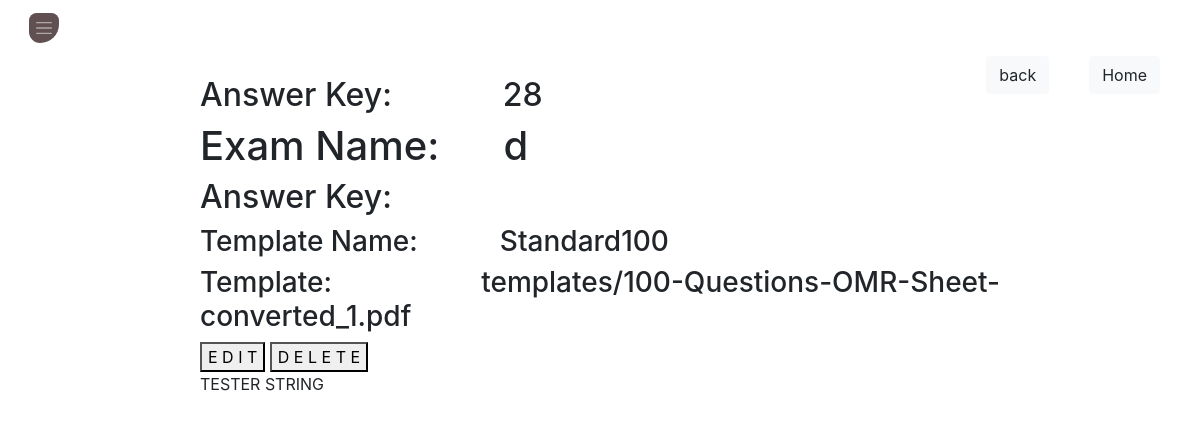
Page /functions/exam-detail/d (signed in) on the earlier database version.
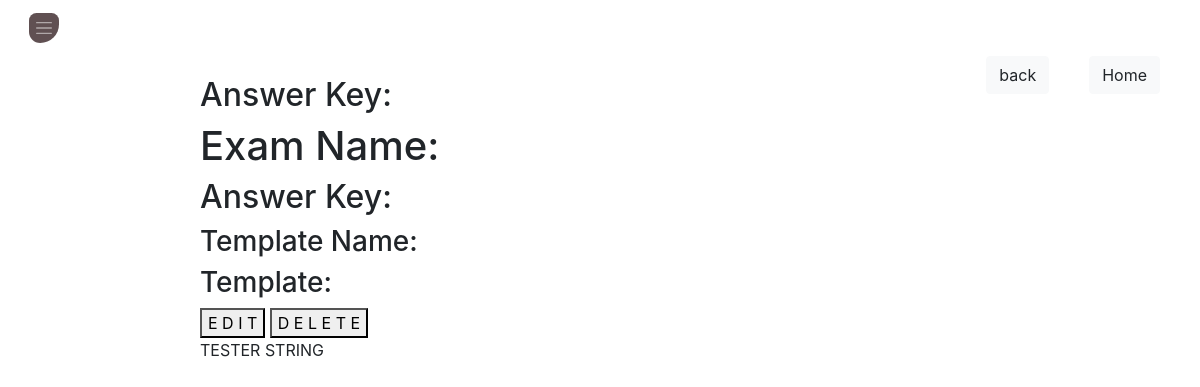
Same page on the later database version.
### functions/models.py (models this page shows, shortened)
class Exam(models.Model):
        user = models.ForeignKey(User,on_delete=models.CASCADE)
        exam_name = models.CharField(max_length = 200)
        ansKey = models.FileField(null=True,blank=True,upload_to='exams/answer_key/' )
        ansKeyImg = models.FileField(default="default.jpg", null=True,blank=True,upload_to='exams/answer_key_img/' )
        template = models.ForeignKey(omr_templates,on_delete=models.PROTECT)
        date = models.DateTimeField(default = timezone.now)

class omr_templates(models.Model):
        pdf_name = models.CharField(max_length = 120)
        pdf = models.FileField(null=False,blank=False,upload_to='templates/' )
        user = models.ForeignKey(User,on_delete=models.CASCADE)

### functions/views.py (the view)
# urls.py: path('exam-detail/<str:name>',login_required(exam_detail_view.as_view()),name='exam-detail'),
class exam_detail_view(DetailView):
    template_name = "exam_detail.html/"
    context_object_name = 'object'
    def get_object(self):
        obj = Exam.objects.filter(exam_name=self.kwargs['name'])
        return obj
    def get_context_data(self, **kwargs):
        context = super().get_context_data(**kwargs)
        oprating_object = self.get_object()
        context['Tester'] = "TESTER STRING"
        return context

### functions/templates/exam_detail.html (shortened to what this page needs)
{% extends 'base.html' %}
{% load static %}
{% block link %}
<link rel="stylesheet" href="{% static "css/exam_detail.css" %}">
{% endblock link %}
{% block content %}
<div class="pos-f-t">
<nav class="navbar navbar-dark">
  <button class="navbar-toggler" type="button" data-toggle="collapse" data-target="#navbarToggleExternalContent" aria-controls="navbarToggleExternalContent" aria-expanded="false" aria-label="Toggle navigation">
    <span class="navbar-toggler-icon"></span>
  </button>
</nav>
</div>
<a href="{% url 'home-page'%}"><h3 class="homeNav"><button type="button" class="btn btn-light">Home</button></h3></a>
<a href={% url 'all-exams' %} ><h3 class="homeNav"><button type="button" class="btn btn-light">back</button></h3></a>
<div class="template-list">
  <h2>Answer Key:&nbsp&nbsp&nbsp&nbsp&nbsp&nbsp&nbsp &nbsp&nbsp&nbsp&nbsp   {{object.first.id}}</h2>
<h1>Exam Name:&nbsp&nbsp&nbsp&nbsp&nbsp {{object.first.exam_name}}</h1>
<h2>Answer Key:&nbsp&nbsp&nbsp&nbsp&nbsp&nbsp&nbsp &nbsp&nbsp&nbsp&nbsp   {{object.first.ansKey}}</h2>
<h3>Template Name: &nbsp&nbsp&nbsp&nbsp&nbsp&nbsp&nbsp&nbsp&nbsp  {{object.first.template.pdf_name}}</h3>
<h3>Template:  &nbsp&nbsp&nbsp&nbsp&nbsp&nbsp&nbsp&nbsp&nbsp&nbsp&nbsp&nbsp&nbsp&nbsp&nbsp&nbsp&nbsp&nbsp {{object.first.template.pdf}}</h3>
<a href="{% url 'exam-update' object.first.id%}"><button  name="button">E D I T</button></a>
<a href="{% url 'exam-delete' object.first.id%}"><button  name="button">D E L E T E</button></a>
<p>{{Tester}}</p>
</div>
{% endblock content %}

Differences in the rows shown:
removed Exam: first.id "28", first.exam_name "d", first.template.pdf_name "Standard100", first.template.pdf "templates/100-Questions-OMR-Sheet-converted_1.pdf"
